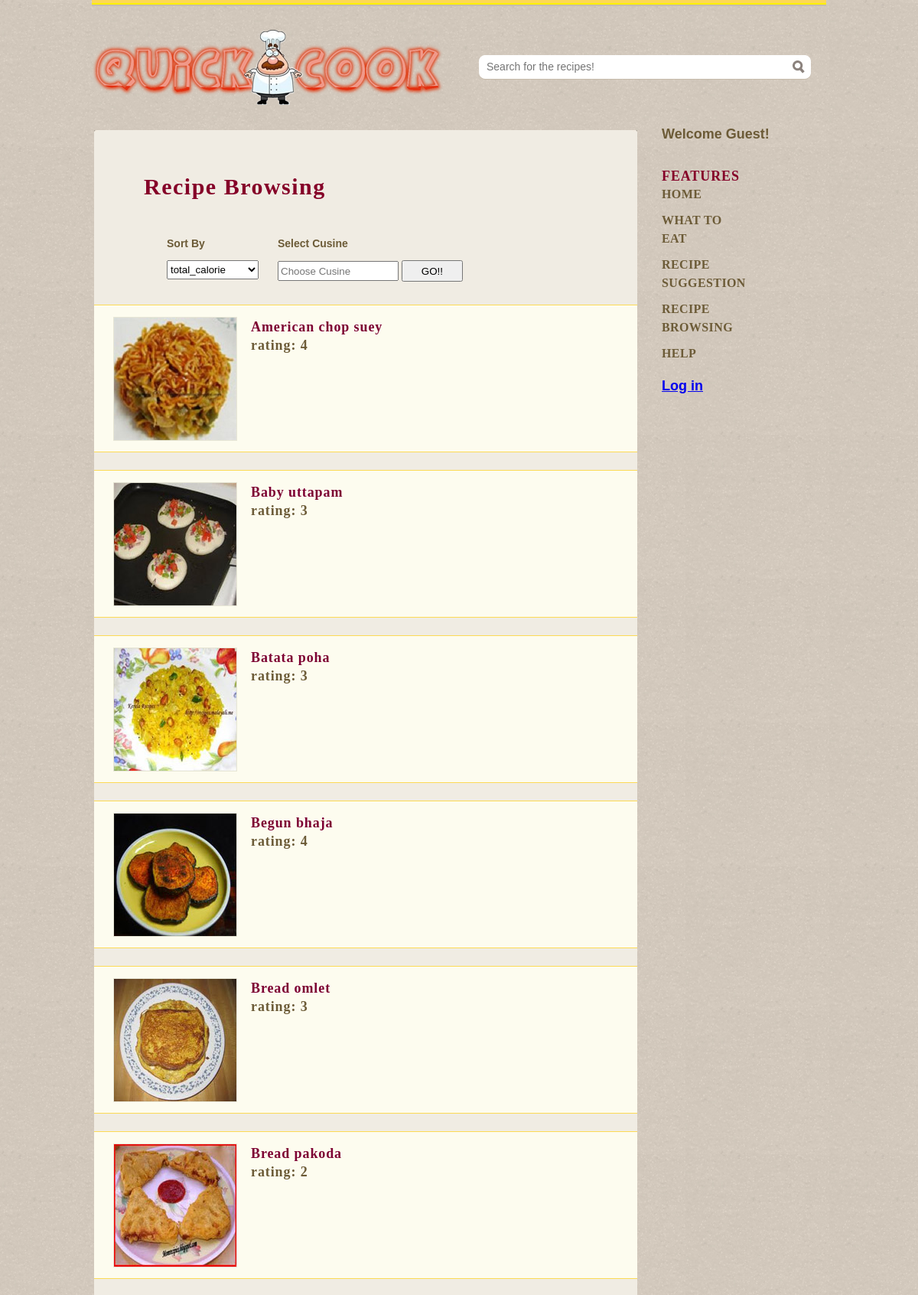
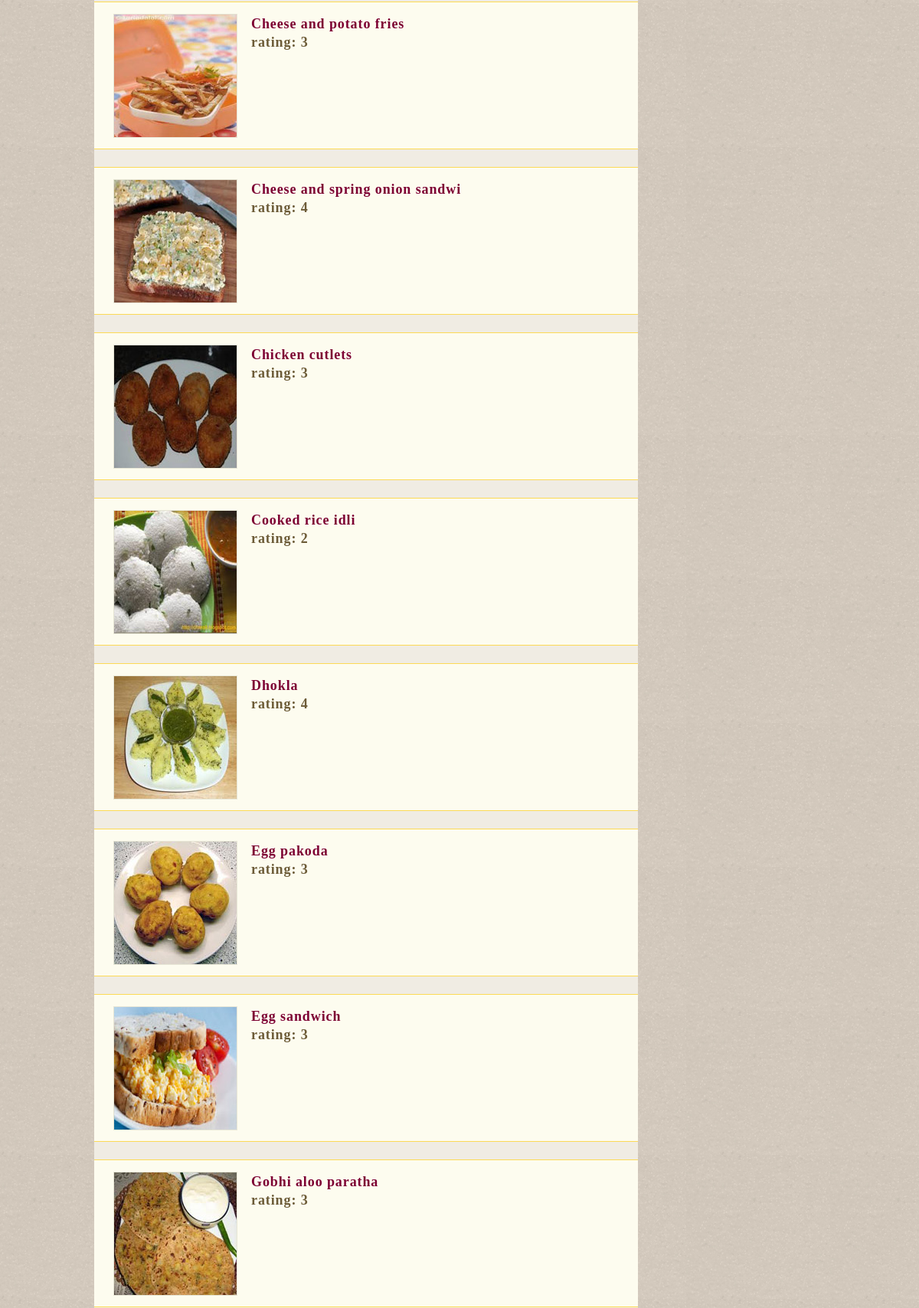
Page /browsing.php (upper part) on the committed database (2 pictures, top to bottom).
### tables this page shows
CREATE TABLE IF NOT EXISTS `dish` (
  `Dish_id` int(11) NOT NULL,
  `Dname` varchar(30) NOT NULL,
  `recipe` varchar(2500) NOT NULL,
  `difficulty_level` int(11) NOT NULL,
  `cuisine` varchar(15) NOT NULL,
  `preparation_time` int(11) NOT NULL,
  `total_calorie` double NOT NULL,
  `avg_rating` float DEFAULT NULL,
  `Number_Of_Users_rated_it` int(11) DEFAULT NULL,
  PRIMARY KEY (`Dish_id`),
  UNIQUE KEY `Dname` (`Dname`)
);

### browsing.php (the view, shortened to what this page needs)
<!DOCTYPE html>
<html>
<head>
	<link rel="stylesheet" type="text/css" href="css/style.css">
<?php
	$con=mysqli_connect("localhost","root","","sen");
	$newvar="";
	$result = mysqli_query($con,"SELECT Dname FROM dish");
?>
</head>
<body>
    <div class="header">
		<div>
			<a href="index.php"><img src="images/logo.png" alt="Logo"></a>
		</div>
		<form action="dish_page.php" method="get">
			<input type="text" placeholder="Search for the recipes!" id="search" name="name">
			<input type="submit" value="" id="searchbtn">
		</form>
	</div>
	<div class="body">
		<div><div class="body">
			<div id="content">
				<div>
					<div id="recipe_detail">
						<h3> Recipe Browsing </h3>
							<div id="button_panel">
							<form>
								<div id="left_button">
								<h5> Sort By</h5>
									<select style="width:120px;height:25px;" valign="center" placeholder="Sort By" name="sort" >
										<option value="total_calorie"> total_calorie </option>
									</select>
								</div>
								<div>
								<h5> Select Cusine</h5>
									<input type="text" value="<?php if(isset($cusine)){echo $cusine;}?>" placeholder="Choose Cusine" autocomplete="off" name="cuisine" style="width:150px;height:20px;">
									<input type="submit" value="GO!!" style="width:80px;height:28px;" valign="center">
								</div>
							</form>
							</div>
					</div>
						<ul>
						<?php
							while($row = mysqli_fetch_array($result)){
								$a= $row['Dname'];
								echo "<li><a href='dish_page.php?name=".$a."'><img src='images/".$a.".jpg' alt='Image'></a><div><h3>";
								echo strtoupper(substr($a, 0, 1)).strtolower(substr($a, 1));
								echo "<p> rating: ";
								$rate = mysqli_query($con,"SELECT avg_rating FROM dish WHERE Dname = '$a'");
								$row = mysqli_fetch_array($rate);
								echo $row['avg_rating'];
								echo "</p>";
								echo "</h3></div></li>";
							}
						?>
						</ul>
				</div>
			</div>
		</div></div>
		<div>
			<div>
				<?php
						if(!empty($_SESSION['uname']))
							echo '<h2 style="font-size:18px"><a href="user_profile.php"> Welcome '.$newvar.'!</a></h2><br><br>';
						else
							echo '<h2 style="font-size:18px">Welcome Guest!</h2><br><br>';
				?>
				<h3>Features</h3>
				<ul id="featured">
					<li>
						<div>
						<h2><a href="index.php"> Home</a></h2>
						</div>
					</li>
					<li>
						<div>
						<h2><a href="what_to_eat.php">What to Eat</a></h2>
						</div>
					</li>
					<li>
						<div>
						<h2><a href="recipe_suggestion.php">Recipe Suggestion</a></h2>
						</div>
					</li>
					<li>
						<div>
							<h2><a href="browsing.php">Recipe Browsing</a></h2>
						</div>
					</li>
					<li>
						<div>
							<h2><a href="help.php">Help</a></h2>
						</div>
					</li>
				</ul>
			</div>
			<div>
				<?php
				if(empty($_SESSION['uname']))
					echo '<h2 style="font-size:18px"><a href="login.php">Log in</a></h2>';
				else
					echo '<h2 style="font-size:18px"><a href="logout.php">Logout</a></h2>';
				?>
			</div>
		</div>
	</div>
</body>
</html>

### browsing.php (style rules this page uses)
#recipe_detail h3 { margin: 40px 30px 50px 40px; font-size: 30px; }
#button_panel { margin: 20px 10px 10px 20px; }
#left_button { float: left; width: 550px; }

### rows in the picture
dish: Dname (picture), Dname "A", Dname "merican chop suey", avg_rating "4"
dish: Dname (picture), Dname "B", Dname "aby uttapam", avg_rating "3"
dish: Dname (picture), Dname "B", Dname "atata poha", avg_rating "3"
dish: Dname (picture), Dname "B", Dname "egun bhaja", avg_rating "4"
dish: Dname (picture), Dname "B", Dname "read omlet", avg_rating "3"
dish: Dname (picture), Dname "B", Dname "read pakoda", avg_rating "2"
dish: Dname (picture), Dname "C", Dname "heese and potato fries", avg_rating "3"
dish: Dname (picture), Dname "C", Dname "heese and spring onion sandwi", avg_rating "4"
dish: Dname (picture), Dname "C", Dname "hicken cutlets", avg_rating "3"
dish: Dname (picture), Dname "C", Dname "ooked rice idli", avg_rating "2"
dish: Dname (picture), Dname "D", Dname "hokla", avg_rating "4"
dish: Dname (picture), Dname "E", Dname "gg pakoda", avg_rating "3"
dish: Dname (picture), Dname "E", Dname "gg sandwich", avg_rating "3"
dish: Dname (picture), Dname "G", Dname "obhi aloo paratha", avg_rating "3"
